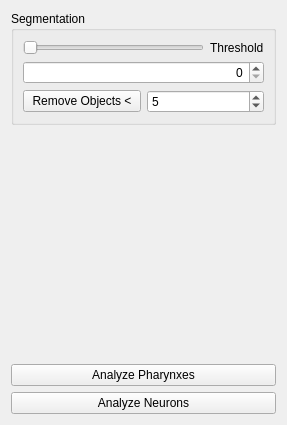
<?xml version="1.0" encoding="UTF-8"?>
<ui version="4.0">
 <class>Form</class>
 <widget class="QWidget" name="Form">
  <property name="geometry">
   <rect>
    <x>0</x>
    <y>0</y>
    <width>287</width>
    <height>425</height>
   </rect>
  </property>
  <property name="windowTitle">
   <string>Form</string>
  </property>
  <property name="layoutDirection">
   <enum>Qt::LeftToRight</enum>
  </property>
  <layout class="QVBoxLayout" name="verticalLayout">
   <item>
    <widget class="QGroupBox" name="groupBox">
     <property name="title">
      <string>Segmentation</string>
     </property>
     <layout class="QVBoxLayout" name="verticalLayout_2">
      <item>
       <layout class="QHBoxLayout" name="horizontalLayout_2">
        <item>
         <widget class="QSlider" name="thresholdSlider">
          <property name="orientation">
           <enum>Qt::Horizontal</enum>
          </property>
         </widget>
        </item>
        <item>
         <widget class="QLabel" name="label">
          <property name="text">
           <string>Threshold</string>
          </property>
         </widget>
        </item>
       </layout>
      </item>
      <item>
       <widget class="QSpinBox" name="thresholdSpinBox">
        <property name="sizePolicy">
         <sizepolicy hsizetype="Expanding" vsizetype="Fixed">
          <horstretch>0</horstretch>
          <verstretch>0</verstretch>
         </sizepolicy>
        </property>
        <property name="minimumSize">
         <size>
          <width>150</width>
          <height>0</height>
         </size>
        </property>
        <property name="maximumSize">
         <size>
          <width>16777215</width>
          <height>16777215</height>
         </size>
        </property>
        <property name="alignment">
         <set>Qt::AlignRight|Qt::AlignTrailing|Qt::AlignVCenter</set>
        </property>
        <property name="maximum">
         <number>65535</number>
        </property>
        <property name="singleStep">
         <number>100</number>
        </property>
       </widget>
      </item>
      <item>
       <layout class="QHBoxLayout" name="horizontalLayout">
        <item>
         <widget class="QPushButton" name="removeObjectsButton">
          <property name="text">
           <string>Remove Objects &lt;</string>
          </property>
         </widget>
        </item>
        <item>
         <widget class="QSpinBox" name="smallObjectSizeSpinBox">
          <property name="minimum">
           <number>1</number>
          </property>
          <property name="maximum">
           <number>10000</number>
          </property>
          <property name="value">
           <number>5</number>
          </property>
         </widget>
        </item>
       </layout>
      </item>
     </layout>
    </widget>
   </item>
   <item>
    <spacer name="verticalSpacer">
     <property name="orientation">
      <enum>Qt::Vertical</enum>
     </property>
     <property name="sizeHint" stdset="0">
      <size>
       <width>20</width>
       <height>40</height>
      </size>
     </property>
    </spacer>
   </item>
   <item>
    <widget class="QPushButton" name="runPharynxButton">
     <property name="text">
      <string>Analyze Pharynxes</string>
     </property>
    </widget>
   </item>
   <item>
    <widget class="QPushButton" name="runNeuronsButton">
     <property name="text">
      <string>Analyze Neurons</string>
     </property>
    </widget>
   </item>
  </layout>
 </widget>
 <resources/>
 <connections/>
</ui>
